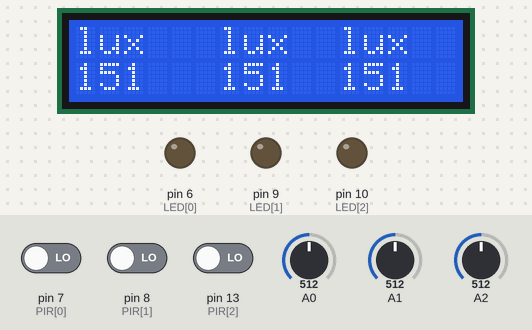
The sketch below on a simulated Arduino Uno, built with avr-gcc and run on an emulated ATmega328P. Shown: 16×2 character LCD, output pins drawn as LEDs (lit = HIGH). The test bench sets the inputs (shaded band); at power-on: A0 = 512, A1 = 512, A2 = 512, pin 7 (PIR[0]) LOW, pin 8 (PIR[1]) LOW, pin 13 (PIR[2]) LOW.

Above: at 7.2 s.
7.3 s: A0 set to 716
At 8.6 s:
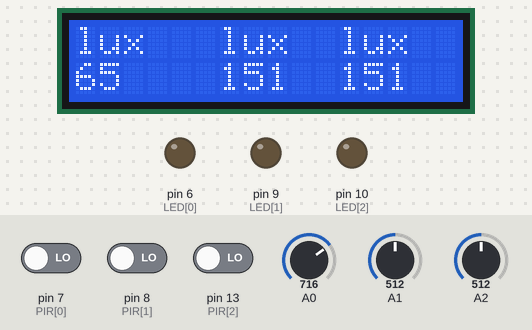
9.7 s: A1 set to 716
At 11.6 s:
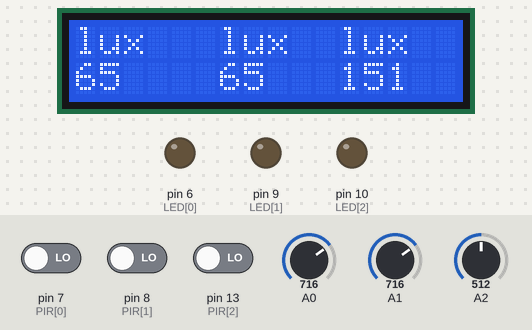
11.9 s: A2 set to 716
At 13.7 s:
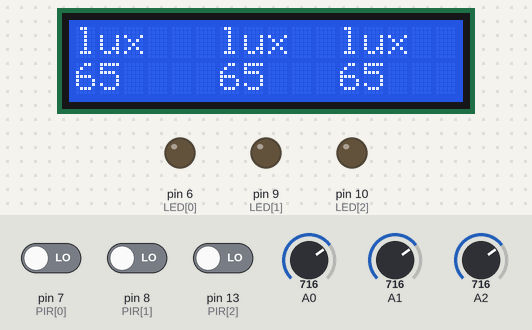
14.0 s: pin 7 (PIR[0]) driven HIGH
At 15.2 s:
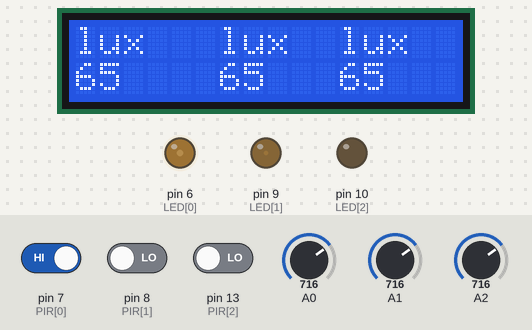
15.5 s: A0 set to 900
At 16.8 s:
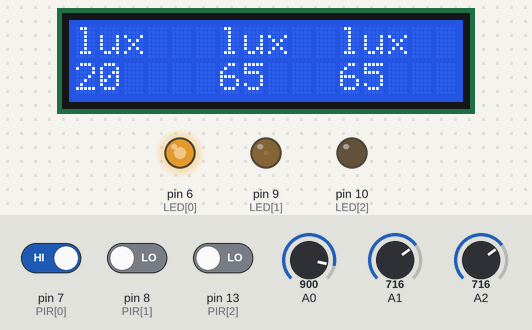
17.3 s: pin 8 (PIR[1]) driven HIGH
At 18.2 s:
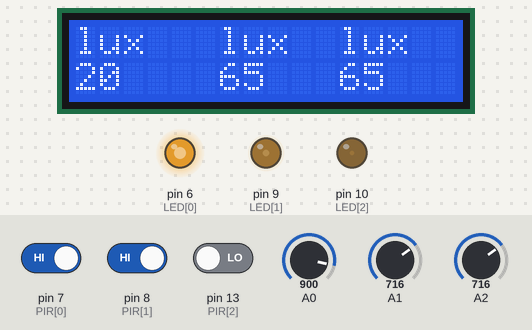
Timing chart, 0 to 19.8 s (numbered marks = the images above; inputs shaded):
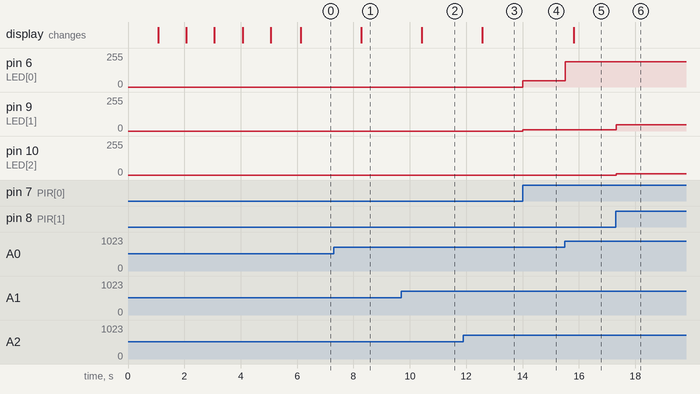

Measured:
- after the input at 7.3 s, the display: changes after 0.98 s (image 1)
- after the input at 9.7 s, the display: changes after 0.72 s (image 2)
- after the input at 11.9 s, the display: changes after 0.67 s (image 3)
- after the input at 14.0 s, pin 6 (LED[0]): 0/255 → 47/255 at once; pin 9 (LED[1]): 0/255 → 8/255 at once
- after the input at 15.5 s, pin 6 (LED[0]): 47/255 → 191/255 at once; the display: changes after 0.32 s (image 5)
- after the input at 17.3 s, pin 9 (LED[1]): 8/255 → 47/255 at once; pin 10 (LED[2]): 0/255 → 8/255 at once

The sketch:

FINALCODE.ino
```cpp
#include <math.h>
#include <LiquidCrystal.h>


LiquidCrystal lcd(12, 11, 5, 4, 3, 2);

int caliTime = 5;        // time in seconds for PIRs to calibrate
float luxValue = 80.0;   // cutoff point at which the LED turns off/on. Above = off/Below = on
float brightnessSteps = 255.0; // steps in an 8-bit output
float Res = 3.3;        // resistance used that is connected to photocell

const int cells = 3;      // number of units
int photocellPin[] = {0, 1, 2};   // the photocell connected to analog in
int LED[] = {6, 9, 10}; // led pins write analog
int PIR[] = {7, 8, 13}; // pir pins read digital
unsigned long TIMER[cells] = {};   // timer array to be called for each i
int lux[cells];
int volt[cells];
int lcdPixels[cells] = {0, 6, 11};


unsigned long ledinterval = 2000;   // time for LED code to run
unsigned long lcdTimer;

void setup(void) {

  Serial.begin(9600);
  lcd.begin(16, 2);
  for (int i = 0; i < cells; i++) {

    pinMode(PIR[i], INPUT);    // initialize PIR pins as input
    pinMode(LED[i], OUTPUT);   // initialize LED pins as output
    digitalWrite(PIR[i], LOW); // initialize pin state as low
  }

  lcd.setCursor(0, 0);
  lcd.print("Calibrating");
  lcd.setCursor(0, 1);

  for (int i = 0; i < caliTime; i++) {  // calibration for pir

    lcd.print(".");

    delay(1000);

  }

  lcd.clear();
  lcd.print("SENSOR ACTIVE");
  delay(1000);

}

int gfunc(int x, int c) {                                                   // insert x into Gaussian function
  return pow(2, -((pow(x, 2)) / .4)) * c;                               // x is cell number, c is multiplier to change maximum of the function - dependent on lux
}

void togglelcd ()
{
  lcd.begin(16, 2);
  for (int i = 0; i < cells; i++) {

    lcd.setCursor(lcdPixels[i], 0);
    lcd.print("lux");
    lcd.setCursor(lcdPixels[i], 1);
    lcd.print(lux[i]);
    lcdTimer = millis ();
  }
}
void loop(void) {

  for ( int i = 0; i < cells; i++) {
    int photocellRead = analogRead(photocellPin[i]);
    float Vout = photocellRead * 0.0087890625;
    lux[i] = ((4500 / Vout) - 500) / Res;
    volt[i] = abs(lux[i]  * (brightnessSteps / luxValue) - brightnessSteps);
  }

  int totallux = 0;
  for ( int i = 0; i < cells; i++) {
    totallux += lux[i];
  }

  int averagelux = totallux / 3;


  if (averagelux < luxValue) {                            // if lux is below a cutoff point run code for pirs, otherwise do nothing

    int activeLength = 0;
    int active[cells];

    for (int i = 0; i < cells; i++) {

      unsigned long ontimer = millis () - TIMER[i];            // when pir[i] detects movement, call timer [i] to reset ontimer

      if (digitalRead(PIR[i]) == HIGH) {
        TIMER[i] = millis();                                 // see comment above

      }

      if (ontimer <= ledinterval) {
        active[activeLength] = i;                            // add i to active[]

        activeLength++;                                    // add 1 to length for each activated sensor
      }
      else if (i == cells - 1 && activeLength == 0) {
        for (int c = 0; c < cells; c++) {
          analogWrite(LED[c], 0);                           // turn off leds
        }
      }

    }

    if (activeLength > 0) {
      for (int i = 0; i < activeLength; i++) {
        if (i == 0) { // if i is the first active sensor in the array for all activated sensors
          analogWrite(LED[active[i]], volt[i]); // set to 100% light
          if (active[i] != 0) {   // if there are any lights before this one in the hallway then Gaussian function
            for (int c = active[i] - 1; c >= 0; c--) {
              analogWrite(LED[c], gfunc(active[i] - c, volt[c]));   // write to all leds below i
            }
          }
          if (activeLength > 1) {   // if there's more than one active sensor, activate lights halfway up to next motion sensor
            if ((active[i] + active[i + 1]) % 2 == 1) {   // if the halfway is odd
              for (int c = active[i] + 1; c < ceil((active[i] + active[i + 1]) / 2); c++) {   // round up halfway number and turn on every light in between using Gaussian function
                analogWrite(LED[c], gfunc(c - active[i], volt[c]));
              }
            }
            else {    // if the halway number is even do almost same as above, except no need to round up/down
              for (int c = active[i] + 1; c < (active[i] + active[i + 1]) / 2; c++) {
                analogWrite(LED[c], gfunc(c - active[i], volt[c]));
              }
            }
          }
          if (activeLength == 1) {    // if there are no other active sensors
            for (int c = active[i] + 1; c < cells; c++) {   // turn on all leds after the current i while still dimming to a certain amount using Gaussian function
              analogWrite(LED[c], gfunc(c - active[i], volt[c]));
            }
          }
        }
        else if (i == activeLength - 1) {   // if it's the last active sensor in the active array
          analogWrite(LED[active[i]], volt[i]);   // self to 100%
          for (int c = active[i] + 1; c < cells; c++) { // activate all lights after this.
            analogWrite(LED[c], gfunc(c - active[i], volt[c]));
          }
          if ((active[i] + active[i - 1]) % 2 == 1) {   // if odd
            for (int c = active[i] - 1; c > floor((active[i] + active[i - 1]) / 2); c--) { // round down the halfway number
              analogWrite(LED[c], gfunc(active[i] - c, volt[c]));
            }
          }
          else {    // if even
            for (int c = active[i] - 1; c > (active[i] + active[i - 1]) / 2; c--) {
              analogWrite(LED[c], gfunc(active[i] - c, volt[c]));
            }
          }
        }
        else {    // if the current active sensor is neither the first nor the last in the active array
          analogWrite(LED[active[i]], volt[i]); // self to 100%
          if ((active[i] + active[i + 1]) % 2 == 1) {   // if odd
            for (int c = active[i] + 1; c < ceil((active[i] + active[i + 1]) / 2); c++) {   // round up
              analogWrite(LED[c], gfunc(c - active[i], volt[c]));
            }
          }
          else { // If even...
            for (int c = active[i] + 1; c < (active[i] + active[i + 1]) / 2; c++) {
              analogWrite(LED[c], gfunc(c - active[i], volt[c]));
            }
          }
          if ((active[i] + active[i - 1]) % 2 == 1) {   // if odd
            for (int c = active[i] - 1; c > floor((active[i] + active[i - 1]) / 2); c--) { // round down
              analogWrite(LED[c], gfunc(active[i] - c, volt[c]));
            }
          }
          else { // if even
            for (int c = active[i] - 1; c > (active[i] + active[i - 1]) / 2; c--) {
              analogWrite(LED[c], gfunc(active[i] - c, volt[c]));
            }
          }
        }
      }
    }
  }
  else {
    for (int i = 0; i < cells; i++) {
      analogWrite(LED[i], 0);
    }
  }

  if ((millis () - lcdTimer) >=  1000)   //toggle LCD
    togglelcd ();

  delay(10);
}
```
